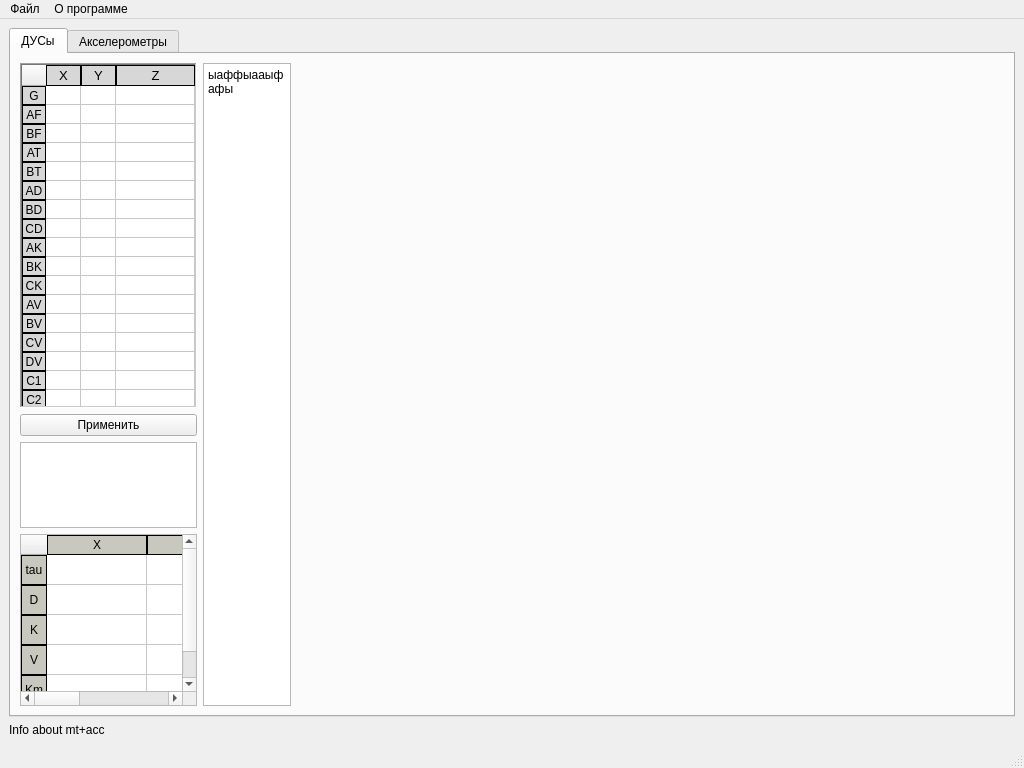
<?xml version="1.0" encoding="UTF-8"?>
<ui version="4.0">
 <class>MainWindow</class>
 <widget class="QMainWindow" name="MainWindow">
  <property name="geometry">
   <rect>
    <x>0</x>
    <y>0</y>
    <width>1024</width>
    <height>768</height>
   </rect>
  </property>
  <property name="windowTitle">
   <string>MainWindow</string>
  </property>
  <widget class="QWidget" name="centralwidget">
   <property name="minimumSize">
    <size>
     <width>800</width>
     <height>0</height>
    </size>
   </property>
   <layout class="QVBoxLayout" name="verticalLayout">
    <item>
     <widget class="QTabWidget" name="tabWidget">
      <property name="currentIndex">
       <number>0</number>
      </property>
      <widget class="QWidget" name="tabWidgetPage1">
       <property name="sizePolicy">
        <sizepolicy hsizetype="Preferred" vsizetype="Preferred">
         <horstretch>0</horstretch>
         <verstretch>5</verstretch>
        </sizepolicy>
       </property>
       <attribute name="title">
        <string>ДУСы</string>
       </attribute>
       <layout class="QVBoxLayout" name="verticalLayout_4" stretch="0">
        <item>
         <layout class="QHBoxLayout" name="horizontalLayout" stretch="2,1,8">
          <property name="sizeConstraint">
           <enum>QLayout::SetDefaultConstraint</enum>
          </property>
          <item>
           <layout class="QVBoxLayout" name="verticalLayout_2" stretch="4,1,1,2">
            <item>
             <widget class="QTableWidget" name="tableCntMt">
              <property name="enabled">
               <bool>true</bool>
              </property>
              <property name="sizePolicy">
               <sizepolicy hsizetype="Preferred" vsizetype="Preferred">
                <horstretch>0</horstretch>
                <verstretch>0</verstretch>
               </sizepolicy>
              </property>
              <property name="styleSheet">
               <string notr="true">QHeaderView::section {
    background-color: rgb(215, 215, 215); 
    border: 1px solid #000; 
}
</string>
              </property>
              <property name="frameShape">
               <enum>QFrame::WinPanel</enum>
              </property>
              <property name="verticalScrollBarPolicy">
               <enum>Qt::ScrollBarAlwaysOff</enum>
              </property>
              <property name="horizontalScrollBarPolicy">
               <enum>Qt::ScrollBarAlwaysOff</enum>
              </property>
              <property name="sizeAdjustPolicy">
               <enum>QAbstractScrollArea::AdjustIgnored</enum>
              </property>
              <property name="autoScroll">
               <bool>true</bool>
              </property>
              <property name="autoScrollMargin">
               <number>25</number>
              </property>
              <property name="selectionMode">
               <enum>QAbstractItemView::SingleSelection</enum>
              </property>
              <property name="selectionBehavior">
               <enum>QAbstractItemView::SelectItems</enum>
              </property>
              <property name="showGrid">
               <bool>true</bool>
              </property>
              <property name="gridStyle">
               <enum>Qt::SolidLine</enum>
              </property>
              <property name="wordWrap">
               <bool>true</bool>
              </property>
              <property name="cornerButtonEnabled">
               <bool>true</bool>
              </property>
              <attribute name="horizontalHeaderVisible">
               <bool>true</bool>
              </attribute>
              <attribute name="horizontalHeaderCascadingSectionResizes">
               <bool>true</bool>
              </attribute>
              <attribute name="horizontalHeaderMinimumSectionSize">
               <number>15</number>
              </attribute>
              <attribute name="horizontalHeaderDefaultSectionSize">
               <number>35</number>
              </attribute>
              <attribute name="horizontalHeaderShowSortIndicator" stdset="0">
               <bool>false</bool>
              </attribute>
              <attribute name="horizontalHeaderStretchLastSection">
               <bool>true</bool>
              </attribute>
              <attribute name="verticalHeaderVisible">
               <bool>true</bool>
              </attribute>
              <attribute name="verticalHeaderCascadingSectionResizes">
               <bool>true</bool>
              </attribute>
              <attribute name="verticalHeaderMinimumSectionSize">
               <number>15</number>
              </attribute>
              <attribute name="verticalHeaderDefaultSectionSize">
               <number>19</number>
              </attribute>
              <attribute name="verticalHeaderShowSortIndicator" stdset="0">
               <bool>false</bool>
              </attribute>
              <attribute name="verticalHeaderStretchLastSection">
               <bool>true</bool>
              </attribute>
              <row>
               <property name="text">
                <string>G</string>
               </property>
               <property name="textAlignment">
                <set>AlignCenter</set>
               </property>
              </row>
              <row>
               <property name="text">
                <string>AF</string>
               </property>
               <property name="textAlignment">
                <set>AlignCenter</set>
               </property>
              </row>
              <row>
               <property name="text">
                <string>BF</string>
               </property>
               <property name="textAlignment">
                <set>AlignCenter</set>
               </property>
              </row>
              <row>
               <property name="text">
                <string>AT</string>
               </property>
               <property name="textAlignment">
                <set>AlignCenter</set>
               </property>
              </row>
              <row>
               <property name="text">
                <string>BT</string>
               </property>
               <property name="textAlignment">
                <set>AlignCenter</set>
               </property>
              </row>
              <row>
               <property name="text">
                <string>AD</string>
               </property>
               <property name="textAlignment">
                <set>AlignCenter</set>
               </property>
              </row>
              <row>
               <property name="text">
                <string>BD</string>
               </property>
               <property name="textAlignment">
                <set>AlignCenter</set>
               </property>
              </row>
              <row>
               <property name="text">
                <string>CD</string>
               </property>
               <property name="textAlignment">
                <set>AlignCenter</set>
               </property>
              </row>
              <row>
               <property name="text">
                <string>AK</string>
               </property>
               <property name="textAlignment">
                <set>AlignCenter</set>
               </property>
              </row>
              <row>
               <property name="text">
                <string>BK</string>
               </property>
               <property name="textAlignment">
                <set>AlignCenter</set>
               </property>
              </row>
              <row>
               <property name="text">
                <string>CK</string>
               </property>
               <property name="textAlignment">
                <set>AlignCenter</set>
               </property>
              </row>
              <row>
               <property name="text">
                <string>AV</string>
               </property>
               <property name="textAlignment">
                <set>AlignCenter</set>
               </property>
              </row>
              <row>
               <property name="text">
                <string>BV</string>
               </property>
               <property name="textAlignment">
                <set>AlignCenter</set>
               </property>
              </row>
              <row>
               <property name="text">
                <string>CV</string>
               </property>
               <property name="textAlignment">
                <set>AlignCenter</set>
               </property>
              </row>
              <row>
               <property name="text">
                <string>DV</string>
               </property>
               <property name="textAlignment">
                <set>AlignCenter</set>
               </property>
              </row>
              <row>
               <property name="text">
                <string>C1</string>
               </property>
               <property name="textAlignment">
                <set>AlignCenter</set>
               </property>
              </row>
              <row>
               <property name="text">
                <string>C2</string>
               </property>
               <property name="textAlignment">
                <set>AlignCenter</set>
               </property>
              </row>
              <column>
               <property name="text">
                <string>X</string>
               </property>
               <property name="font">
                <font>
                 <pointsize>10</pointsize>
                 <bold>false</bold>
                </font>
               </property>
              </column>
              <column>
               <property name="text">
                <string>Y</string>
               </property>
               <property name="font">
                <font>
                 <pointsize>10</pointsize>
                 <bold>false</bold>
                </font>
               </property>
              </column>
              <column>
               <property name="text">
                <string>Z</string>
               </property>
               <property name="font">
                <font>
                 <pointsize>10</pointsize>
                 <bold>false</bold>
                </font>
               </property>
              </column>
              <item row="0" column="0">
               <property name="text">
                <string/>
               </property>
               <property name="font">
                <font>
                 <pointsize>8</pointsize>
                </font>
               </property>
               <property name="textAlignment">
                <set>AlignTrailing|AlignVCenter</set>
               </property>
              </item>
              <item row="0" column="1">
               <property name="text">
                <string/>
               </property>
               <property name="font">
                <font>
                 <kerning>true</kerning>
                </font>
               </property>
               <property name="flags">
                <set>ItemIsSelectable|ItemIsEditable|ItemIsDragEnabled|ItemIsDropEnabled|ItemIsUserCheckable|ItemIsEnabled|ItemIsAutoTristate</set>
               </property>
              </item>
             </widget>
            </item>
            <item>
             <widget class="QPushButton" name="pushButton">
              <property name="text">
               <string>Применить</string>
              </property>
             </widget>
            </item>
            <item>
             <widget class="QListWidget" name="listWidget">
              <property name="sizePolicy">
               <sizepolicy hsizetype="Expanding" vsizetype="Expanding">
                <horstretch>0</horstretch>
                <verstretch>0</verstretch>
               </sizepolicy>
              </property>
              <property name="verticalScrollBarPolicy">
               <enum>Qt::ScrollBarAsNeeded</enum>
              </property>
              <property name="horizontalScrollBarPolicy">
               <enum>Qt::ScrollBarAsNeeded</enum>
              </property>
             </widget>
            </item>
            <item>
             <widget class="QTableWidget" name="tableCoefs">
              <property name="styleSheet">
               <string notr="true">QHeaderView::section {
    background-color: rgb(200, 200, 190); 
    border: 1px solid #000; 
}
</string>
              </property>
              <property name="selectionMode">
               <enum>QAbstractItemView::NoSelection</enum>
              </property>
              <row>
               <property name="text">
                <string>tau</string>
               </property>
               <property name="textAlignment">
                <set>AlignCenter</set>
               </property>
              </row>
              <row>
               <property name="text">
                <string>D</string>
               </property>
               <property name="textAlignment">
                <set>AlignCenter</set>
               </property>
              </row>
              <row>
               <property name="text">
                <string>K</string>
               </property>
               <property name="textAlignment">
                <set>AlignCenter</set>
               </property>
              </row>
              <row>
               <property name="text">
                <string>V</string>
               </property>
               <property name="textAlignment">
                <set>AlignCenter</set>
               </property>
              </row>
              <row>
               <property name="text">
                <string>Km</string>
               </property>
               <property name="textAlignment">
                <set>AlignCenter</set>
               </property>
              </row>
              <column>
               <property name="text">
                <string>X</string>
               </property>
              </column>
              <column>
               <property name="text">
                <string>Y</string>
               </property>
              </column>
              <column>
               <property name="text">
                <string>Z</string>
               </property>
              </column>
             </widget>
            </item>
           </layout>
          </item>
          <item>
           <widget class="QPlainTextEdit" name="plainTextEdit">
            <property name="plainText">
             <string>ыаффыааыфафы</string>
            </property>
           </widget>
          </item>
          <item>
           <layout class="QVBoxLayout" name="verticalLayout_3">
            <item>
             <widget class="QWidget" name="widget" native="true"/>
            </item>
            <item>
             <widget class="QWidget" name="widget_3" native="true"/>
            </item>
            <item>
             <widget class="QWidget" name="widget_2" native="true"/>
            </item>
           </layout>
          </item>
         </layout>
        </item>
       </layout>
      </widget>
      <widget class="QWidget" name="tabWidgetPage2">
       <attribute name="title">
        <string>Акселерометры</string>
       </attribute>
      </widget>
     </widget>
    </item>
    <item>
     <widget class="QLabel" name="label">
      <property name="text">
       <string>Info about mt+acc</string>
      </property>
     </widget>
    </item>
   </layout>
  </widget>
  <widget class="QStatusBar" name="statusbar"/>
  <widget class="QMenuBar" name="menubar">
   <property name="geometry">
    <rect>
     <x>0</x>
     <y>0</y>
     <width>1024</width>
     <height>20</height>
    </rect>
   </property>
   <property name="defaultUp">
    <bool>true</bool>
   </property>
   <widget class="QMenu" name="fileMenu">
    <property name="title">
     <string>Файл</string>
    </property>
    <addaction name="action"/>
    <addaction name="action_2"/>
    <addaction name="action_3"/>
    <addaction name="action_4"/>
    <addaction name="action_5"/>
   </widget>
   <widget class="QMenu" name="aboutProgramMenu">
    <property name="title">
     <string>О программе</string>
    </property>
   </widget>
   <addaction name="fileMenu"/>
   <addaction name="aboutProgramMenu"/>
  </widget>
  <action name="action">
   <property name="text">
    <string>Загрузить комплект</string>
   </property>
   <property name="shortcutContext">
    <enum>Qt::WidgetShortcut</enum>
   </property>
   <property name="menuRole">
    <enum>QAction::ApplicationSpecificRole</enum>
   </property>
   <property name="priority">
    <enum>QAction::LowPriority</enum>
   </property>
  </action>
  <action name="action_2">
   <property name="text">
    <string>Сохранить комплект</string>
   </property>
   <property name="menuRole">
    <enum>QAction::QuitRole</enum>
   </property>
  </action>
  <action name="action_3">
   <property name="text">
    <string>выход</string>
   </property>
  </action>
  <action name="action_4">
   <property name="text">
    <string>выход2</string>
   </property>
  </action>
  <action name="action_5">
   <property name="text">
    <string>выход 3</string>
   </property>
  </action>
 </widget>
 <resources/>
 <connections/>
</ui>
